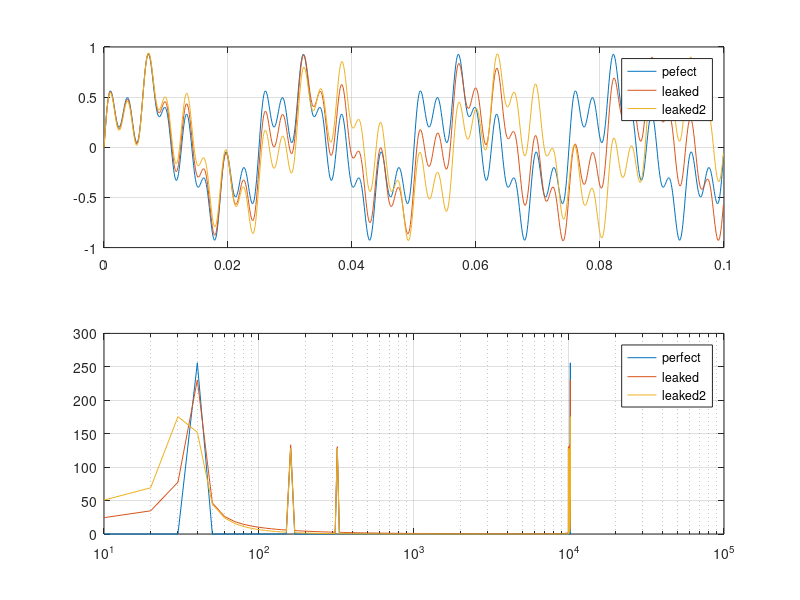

This figure's MATLAB source: (Note: this script raises an error after producing the figure.)
clear;clf;

T = 0.10
Fs=10240; t = 0:1/Fs:T-1/Fs;      % 24k采样率下，生成0.01秒正弦波
% x(t)=\frac{1}{3}(sin(40*2*\pi*t)+sin(160*2*\pi*t)+sin(320*2*\pi*t))
x = (2*sin(40*2*pi*t)+sin(160*2*pi*t)+sin(320*2*pi*t))/4;
y = (2*sin(37.5*2*pi*t)+sin(160*2*pi*t)+sin(320*2*pi*t))/4;  % 在T时刻第一项不为Pi整数，值不为0
z = (2*sin(35*2*pi*t)+sin(160*2*pi*t)+sin(320*2*pi*t))/4;

N = length(x);
X=zeros(1,N);           % 初始化函数
Y=zeros(1,N);           % 初始化函数

f = 0:Fs/N:Fs-Fs/N;

figure(1)

subplot(211); plot(t, x, '-', t, y, '-', t, z, '-'); legend('pefect', 'leaked', 'leaked2'); grid on
subplot(212); semilogx(f, abs(fft(x)), f, abs(fft(y)), f, abs(fft(z))); 
legend('perfect', 'leaked', 'leaked2'); grid on

wvtool(y)
wvtool(z)

%% 加窗

M = 256
i=(floor(length(y)/M)-1)*2;      % 因为分帧计算，这里计算循环次数。因为要50%的重叠，所以需要乘以2
Window=hamming(M);               % 取窗函数
for a =0:i
    start=1+a*M/2;
    x0=x(start:(start+M-1)); %取每次要处理的M/2个数据
    y0=y(start:(start+M-1)); 
    x0=x0.*Window';                % 加窗
    y0=y0.*Window';                
    X(start:start+M-1)=X(start:start+M-1)+x0;       %重组
    Y(start:start+M-1)=Y(start:start+M-1)+y0;       %重组
end

figure(2)
f = 0:Fs/N:Fs-Fs/N;
subplot(221); plot(t, x, t, X); legend('orignal', 'windowed'); grid on
subplot(222); semilogx(f, abs(fft(x)), f, abs(fft(X))); 
legend('orignal', 'windowed'); grid on
subplot(223); plot(t, y, t, Y); legend('orignal', 'windowed'); grid on
subplot(224); semilogx(f, abs(fft(y)), f, abs(fft(Y)));
legend('orignal', 'windowed'); grid on

wvtool(x)
wvtool(X)
% figure(3)
wvtool(y)
wvtool(Y)

